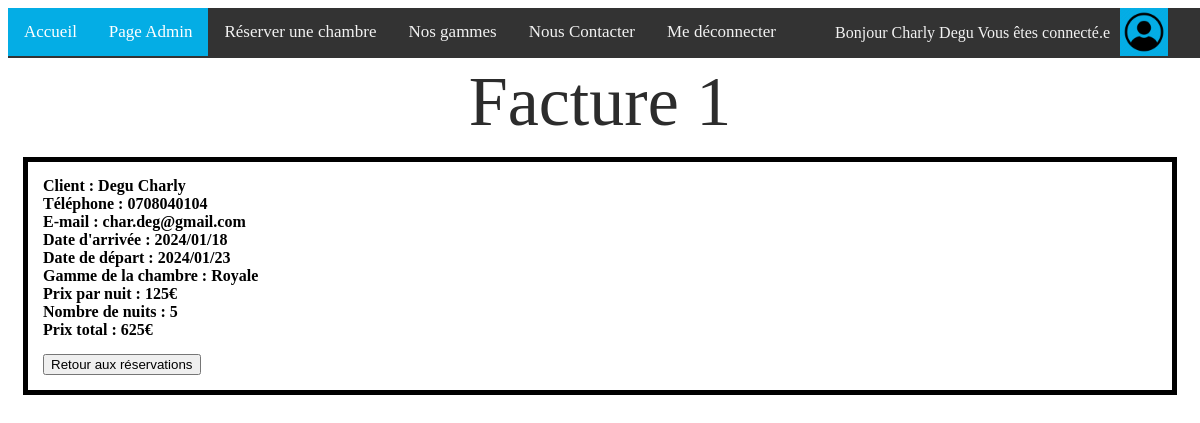
The page /admin/booking_receipt.php?id=1 (signed in) on the database its author committed.
### tables this page shows
CREATE TABLE reservation(
    id INTEGER PRIMARY KEY AUTOINCREMENT NOT NULL,
    user_id INTEGER,
    room_id INTEGER,
    validation NUMERIC,
    date_arrivee NUMERIC,
    date_depart NUMERIC,
    FOREIGN KEY(room_id) REFERENCES rooms(id),
    FOREIGN KEY(user_id) REFERENCES users(id)
);

CREATE TABLE users(
   id INTEGER PRIMARY KEY AUTOINCREMENT UNIQUE NOT NULL,
   first_name TEXT,
   family_name TEXT,
   phone_nb TEXT,
   email TEXT,
   password TEXT
, is_admin BOOLEAN DEFAULT false);

CREATE TABLE rooms(
    id INTEGER PRIMARY KEY AUTOINCREMENT NOT NULL,
    num_ch INTEGER UNIQUE NOT NULL,
    etage INTEGER,
    surface NUMERIC(15,2)  ,
    prix NUMERIC,
    gamme TEXT,
    dispo NUMERIC
);

### public/admin/booking_receipt.php (the view, shortened to what this page needs)
<?php
require_once __DIR__ . DIRECTORY_SEPARATOR . 'check_admin.php';
$request = $database->prepare('SELECT reservation.id as res_id, * FROM users
    JOIN reservation ON users.id = reservation.user_id
    JOIN rooms ON rooms.id = reservation.room_id
    WHERE reservation.id = :id');
$request->execute(['id' => $_GET['id']]);
if (empty($reservation = $request->fetch()))
{
    header('Location: booking_management.php');
    exit;
}
$stay_duration = abs(strtotime($reservation['date_depart']) - strtotime($reservation['date_arrivee']));
$years = floor($stay_duration / (365*60*60*24));
$months = floor(($stay_duration - $years * 365*60*60*24) / (30*60*60*24));
$days = floor(($stay_duration - $years * 365*60*60*24 - $months*30*60*60*24)/ (60*60*24));
?>
<!DOCTYPE html>
<html lang="fr">
<head>
    <link rel="stylesheet" href="styles/pageadmin.css" />
    <link rel="stylesheet" href="styles/rooms.css" />
</head>
<body>
    <?php require_once '../navbar.php' ?>
  <br>
  <br>
  <br>
    <div class="titre">
      Facture <?php echo $reservation['res_id']; ?>
  </div>
    <div class="room-list">
      <div class="room">
          <div class="desc">
              <b>Client : <?php echo ( "".$reservation['family_name']." ".$reservation['first_name']) ?></b>
              <br>
              <b>Téléphone : <?php echo $reservation['phone_nb'] ?></b>
              <br>
              <b>E-mail : <?php echo $reservation['email'] ?></b>
              <br>
              <b>Date d'arrivée : <?php echo $reservation['date_arrivee'] ?></b>
              <br>
              <b>Date de départ : <?php echo $reservation['date_depart'] ?></b>
              <br>
              <b>Gamme de la chambre : <?php echo $reservation['gamme'] ?></b>
              <br>
              <b>Prix par nuit : <?php echo $reservation['prix'] ?>€</b>
              <br>
              <b>Nombre de nuits : <?php echo $days; ?></b>
              <br>
              <b>Prix total : <?php echo $reservation['prix'] * $days ?>€</b>
            </div>
                <a href='booking_management.php'><button> Retour aux réservations</button></a>
          </div>
    </div>
</body>
</html>

### public/admin/styles/pageadmin.css (style rules this page uses)
body { background-image: url("https://woody.cloudly.space/app/uploads/montpelliertourisme/2022/12/thumbs/Littoral-Carnon-Plage_free_format-1920x960.jpg"); background-size: cover; background-attachment: fixed; }
div.titre { color: rgb(5, 0, 105); text-align: center; font-size: 100px; font-family: Brush Script MT; }
div.titre { color: rgb(44, 44, 44); text-align: center; font-size: 70px; font-family: Georgia; }

### public/admin/styles/rooms.css (style rules this page uses)
.room-list { margin: 15px; }
.room { background-color: white; border-style: solid; border-width: 5px; padding: 15px; margin-bottom: 20px; }
.desc { margin-bottom: 15px; }

### rows shown on the page
reservation: id "1", user.family_name "Degu", user.first_name "Charly", user.phone_nb "0708040104", user.email "char.deg@gmail.com", date_arrivee "2024/01/18", date_depart "2024/01/23", room.gamme "Royale", room.prix "125", days "5", $reservation['prix'] * $days "625"

### other values the page prints
$_SESSION['user']['first_name'] "Charly"
$_SESSION['user']['family_name'] "Degu"
